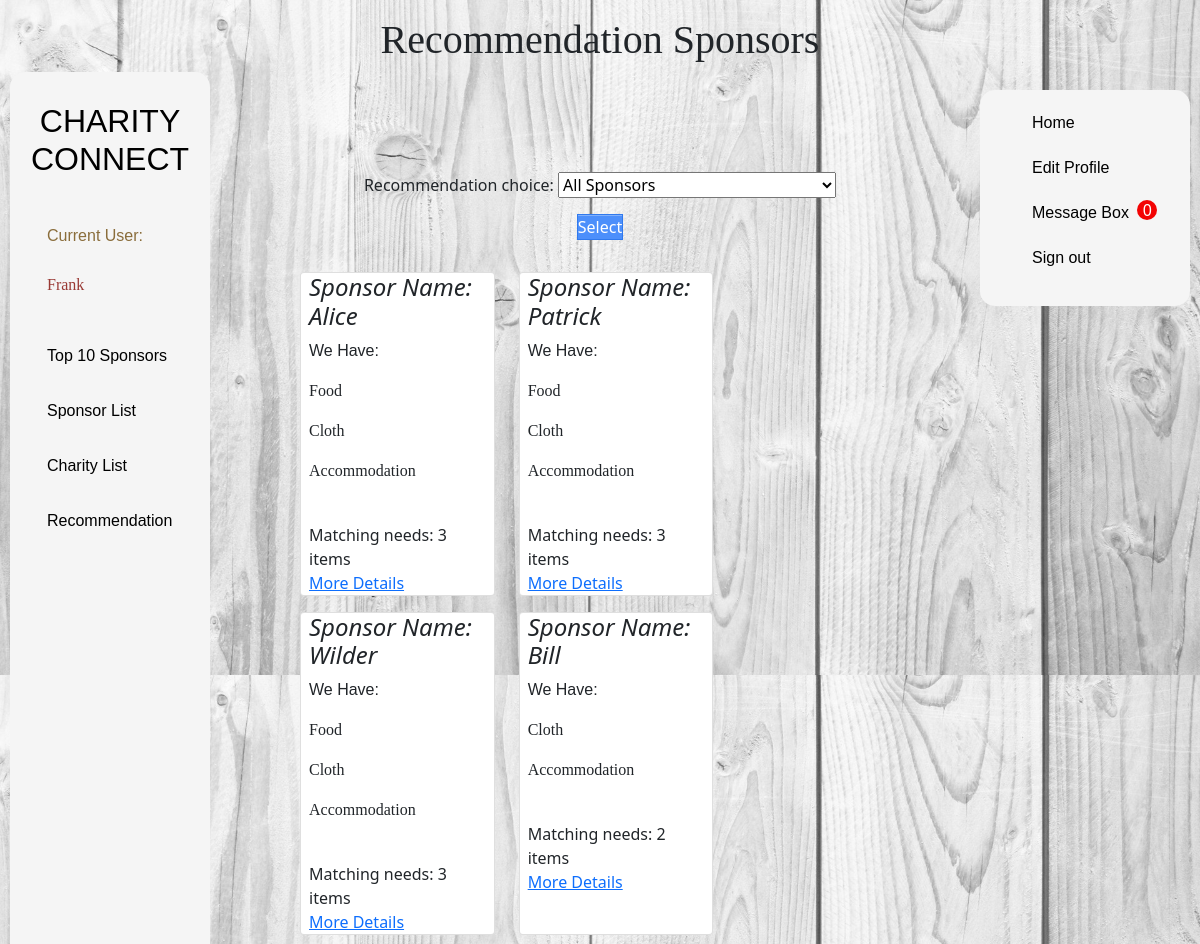
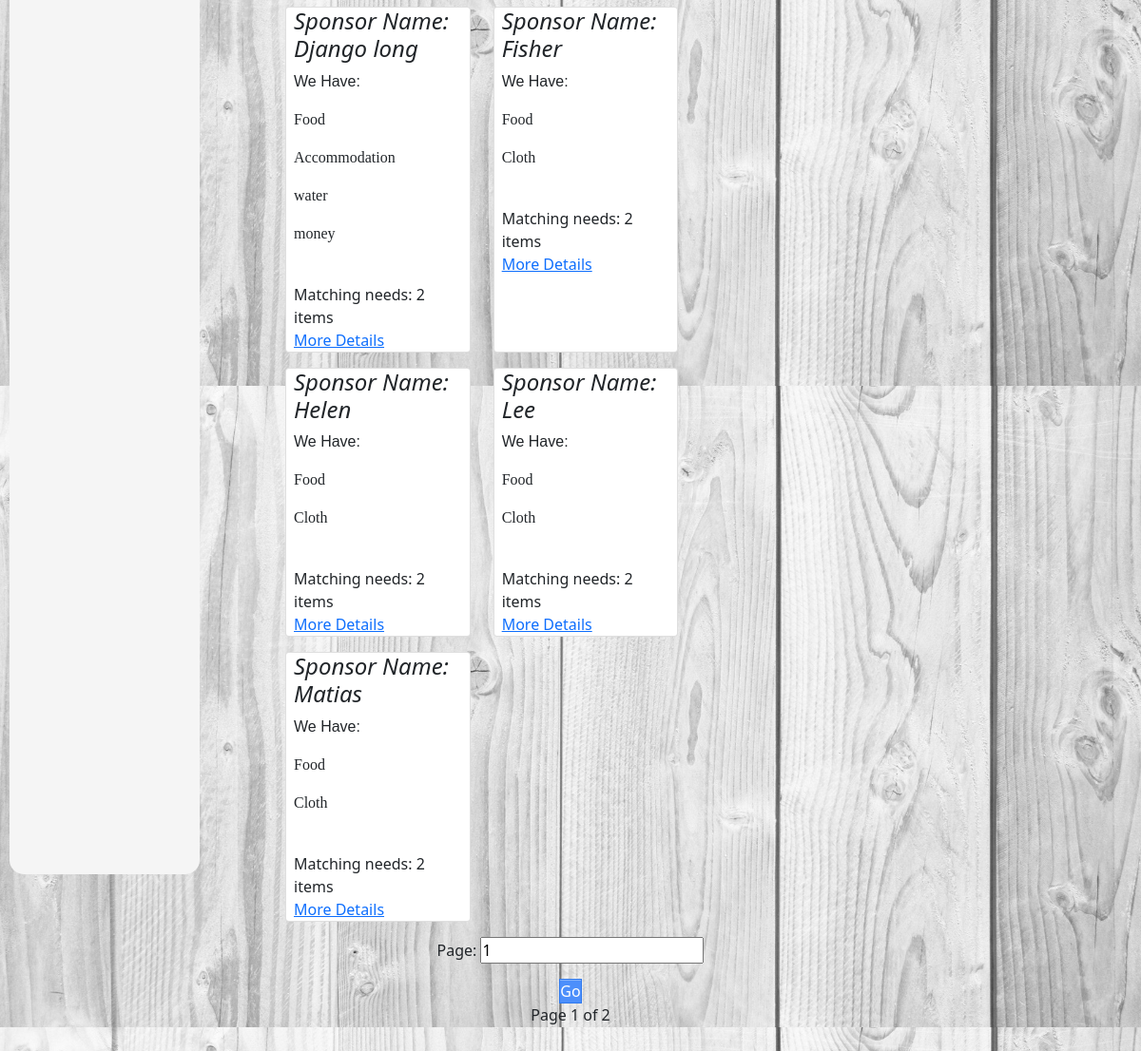
The app's page /recommendation/ (signed in) with its own data (2 pictures, top to bottom).
### cc/models.py (models this page shows)
class User(AbstractUser):
    email = models.EmailField(
        blank=True,
        unique=True,
        error_messages={
            'unique': "A user with that email already exists.",
        }
    )
    USER_TYPE_CHOICES = (
        (1, 'charity'),
        (2, 'sponsor'),
    )
    user_type = models.PositiveSmallIntegerField(choices=USER_TYPE_CHOICES)

class Provide(models.Model):
    username = models.ForeignKey('UserSponsor', to_field='username', on_delete=models.CASCADE)
    need = models.CharField(max_length=200)

class Message(models.Model):
    request_user = models.CharField(max_length=200)
    reply_user = models.CharField(max_length=200)
    message_request = models.TextField(max_length=2048)
    message_reply = models.TextField(max_length=2048)
    request_time = models.TextField(max_length=200)  # sydney time
    reply_time = models.TextField(max_length=200)
    MESSAGE_TYPE_CHOICES = (
        (1, 'unread'),
        (2, 'agree'),
        (3, 'disagree'),
    )
    message_type = models.PositiveSmallIntegerField(choices=MESSAGE_TYPE_CHOICES, default=1)

### cc/views.py (the view, shortened to what this page needs)
# urls.py: path('recommendation/', views.recommendation, name='recommendation'),
@login_required
def recommendation(request):
    if request.user.is_anonymous:
        signin_status = False
    else:
        signin_status = True
    request_user = request.user.username
    message_number = len(list(Message.objects.filter(reply_user=request_user, message_type=1).values()))
    request_user = request.user.username
    user_item = list(Need.objects.filter(username=request_user).values())
    need_list = []
    for ele in user_item:
        need_list.append(ele['need'])
    if need_list:
        sponsor_r = list(Provide.objects.values('username').filter(need__in=need_list).annotate(
            user_count=Count('username')).order_by('-user_count'))
    sponsor_r_list = []
    sponsor_r_dict = {}
    for ele in sponsor_r:
        sponsor_r_list.append(ele['username'])
        sponsor_r_dict[ele['username']] = ele['user_count']
    page = 0
    if request.method == 'GET':
        page_nums = 1
        recommendation_form = RecommendationForm
        page_form = PageForm
        if sponsor_r_list:
            sponsor_r_profile = list(
                UserSponsor.objects.filter(Q(connection__gte=0), username__in=sponsor_r_list).values('username',
                                                                                                     'long_name'))
        else:
            sponsor_r_profile = []
        if len(sponsor_r_profile) / 9 > int(len(sponsor_r_profile) / 9):
            page = int(len(sponsor_r_profile) / 9) + 1
        else:
            page = int(len(sponsor_r_profile) / 9)
        sponsor_r_profile = sorted(sponsor_r_profile, key=lambda x: sponsor_r_list.index(x['username']))[:9]
        user_item = list()
        for ele in sponsor_r_profile:
            user_item.append(
                (sponsor_r_dict[ele['username']], Provide.objects.filter(username_id__exact=ele['username']).values()))
        return_profile = zip(sponsor_r_profile, user_item)
    return_profile = zip(sponsor_r_profile, user_item)
    return render(request=request,
                  template_name="cc/recommendation.html",
                  context={"return_profile": return_profile,
                           "page_form": page_form,
                           "recommendation_form": recommendation_form,
                           "pages": page,
                           "page_nums": page_nums,
                           'signin_status': signin_status,
                           'current_user': request.user,
                           'message_number': message_number,
                           }
                  )

### templates/cc/recommendation.html (shortened to what this page needs)
{% extends 'base/base.html' %}
{% load static %}
{% block h1 %}Recommendation Sponsors{% endblock %}
{% block css %}
    <link rel="stylesheet" href="{% static 'cc/styles/lists.css' %}">
{% endblock %}
{% block body %}
    <center>
        <form method="POST" id="form1">
            {{ recommendation_form.as_p }}
        </form>
        <button class="blue" type="submit" onClick="submitAllDocumentForms()">Select</button>
    </center>
    <div>
        <div class="container" style="margin-right: 150px">
            <div class="row">
                <div class="row row-cols-1 row-cols-sm-3 g-3">
                    {% for sponsor,item in return_profile %}
                        <div class="card item-card card-block" style="max-width: 15rem; margin-right: 1.5rem">
                            <h4 class="card-title text-right"><i class="material-icons">Sponsor
                                Name: {{ sponsor.long_name }}</i></h4>
                            <p style="size: A4; font-family: sans-serif">We Have:</p>
                            {% for ele in item.1 %}
                                <p style="font-family: fantasy">{{ ele.need }}</p>
                            {% endfor %}
                            </br>Matching needs:
                            {{ item.0 }} items<br/>
                            <div class="d-flex justify-content-between align-items-center">
                                <div class="btn-group">
                                    <a href="{% url 'details' sponsor.username %}" class="blue">More
                                        Details</a>
                                </div>
                            </div>
                        </div>
                    {% endfor %}
                </div>
            </div>
        </div>
    </div>
    <center>
        <form method="POST" id="form2">
            {{ page_form.as_p }}
        </form>
        <button class="blue" type="submit" onClick="submitAllDocumentForms()">Go</button>
        <p>Page {{ page_nums }} of {{ pages }}</p>
    </center>
{% endblock %}

### templates/base/base.html (shortened to what this page needs)
{% load static %}
<!DOCTYPE html>
<html lang="en">
<head>
    <link rel="stylesheet" href="{% static 'cc/styles/base.css' %}">
    <link rel="stylesheet" href="{% static 'cc/Bootstrap5/bootstrap.min.css' %}">
    <link rel="stylesheet" href="{% static 'cc/font-awesome-4.7.0/css/font-awesome.css' %}">
    {% block css %}{% endblock %}
</head>
<center>
    <h1>{% block h1 %}Welcome!!{% endblock %}</h1>
</center>
<body>
<div class="wrapper">
    <div class="sidebar">
        <h2><a href="{% url 'home' %}" style="color: black; text-decoration: black; font-family: sans-serif">Charity Connect</a></h2>
        <ul>
            <li style="font-size: medium"><user>Current User: </user><br/>
                {% if signin_status %}
                <a href="{% url 'details' current_user %}"><p>{{ current_user }}</p></a>
                {% else %}
                <a href="{% url 'signin' %}"><p>Public</p></a>
                {% endif %}
            </li>
            <li><a href="{% url 'top_sponsors' %}">Top 10 Sponsors</a></li>
            <li><a href="{% url 'sponsor_list' %}">Sponsor List</a></li>
            <li><a href="{% url 'charity_list' %}">Charity List</a></li>
            {% if signin_status %}
                {% if current_user.user_type == 1 %}
                    <li><a href="{% url 'recommendation' %}">Recommendation</a></li>
                {% else %}
                    <li><a href="{% url 'search' %}">Search</a></li>
                {% endif %}
            {% endif %}
        </ul>
    </div>
    <div class="action">
        <div class="menu">
            <ul>
                <li><a href="{% url 'home' %}">Home</a></li>
                {% if signin_status %}
                    <li><a href="{% url 'edit' %}">Edit Profile</a></li>
                    <li><a href="{% url 'message_box' %}">Message Box </a>&nbsp;
                    <span style="border-radius: 50%; height: 20px; width: 20px; display: inline-block; background: #f30303; vertical-align: top;">
                    <span style="display: block; color: #FFFFFF; height: 20px; line-height: 20px; text-align: center"> {{ message_number }}</span>
                    </span>
                    </li>
                    <li><a href="{% url 'signout' %}">Sign out</a></li>
                {% else %}
                    <li><a href="{% url 'signin' %}">Signin</a></li>
                    <li><a href="{% url 'signup' %}">Signup</a></li>
                {% endif %}
            </ul>
        </div>
    </div>
    <div class="brain">
        {% block body %}{% endblock %}
    </div>
</div>
</body>
</html>

### cc/static/cc/styles/base.css (style rules this page uses)
* { box-sizing: border-box; margin: 0; padding: 0; list-style: none; text-decoration: none; }
.wrapper { display: flex; position: relative; }
.wrapper .sidebar { position: fixed; width: 200px; height: 80%; background: whitesmoke; padding: 30px 0; border-radius: 15px; margin-left: 10px; }
.wrapper .sidebar h2 { color: black; text-decoration: black; text-transform: uppercase; text-align: center; margin-bottom: 30px; font-family: sans-serif; cursor: pointer; }
.wrapper .sidebar ul li { padding: 15px; }
.wrapper .sidebar ul li a { display: inline-block; text-decoration: black; color: black; font-weight: 500; transition: 0.5s; margin-left: -10px; font-family: sans-serif; }
.wrapper .sidebar ul li user { color: #8a6d3b; display: block; font-family: sans-serif; margin-left: -10px; }
.wrapper .sidebar ul li p { color: #993934; font-family: cursive; }
.wrapper .sidebar ul li a p { color: #993934; font-family: cursive; }
.wrapper .action { position: fixed; top: 20px; right: 30px; }
.wrapper .brain { width: 100%; margin-left: 300px; margin-top: 100px; margin-right: 300px; margin-bottom: 200px; }
.wrapper .action .menu { position: absolute; top: 40px; right: -10px; padding: 10px 20px; background: whitesmoke; width: 170px; box-sizing: content-box; border-radius: 15px; margin-top: 30px; margin-right: -10px; }
.wrapper .action .menu ul li { list-style: none; padding: 10px 0; direction: initial; align-items: center; justify-content: center; }
.wrapper .action .menu ul li a { display: inline-block; text-decoration: black; color: black; font-weight: 500; transition: 0.5s; font-family: sans-serif; }
button.blue { color: white; background: #4C8FFB; border: 1px #3079ED solid; box-shadow: inset 0 1px 0 #80B0FB; }
body { background: url("../img/Light-Grey-Background-Wallpaper-63-images-.jpg"); background-size: 100%; }
h1 { font-family: fantasy; }

### cc/static/cc/styles/lists.css (style rules this page uses)
.item-card { transition:0.5s; cursor:pointer; padding-right: -100px; }
.card::before, .card::after { position: absolute; top: 0; right: 0; bottom: 0; left: 0; transform: scale3d(0, 0, 1); transition: transform .3s ease-out 0s; background: rgba(255, 255, 255, 0.1); content: ''; pointer-events: none; }
.card::before { transform-origin: left top; }
.card::after { transform-origin: right bottom; }

### records on screen
User: username "Frank"
Provide: need "Food"
Provide: need "Cloth"
Provide: need "Accommodation"
Provide: need "Food"
Provide: need "Cloth"
Provide: need "Accommodation"
Provide: need "Food"
Provide: need "Cloth"
Provide: need "Accommodation"
Provide: need "Cloth"
Provide: need "Accommodation"
Provide: need "Food"
Provide: need "Accommodation"
Provide: need "water"
Provide: need "money"
Provide: need "Food"
Provide: need "Cloth"
Provide: need "Food"
Provide: need "Cloth"
Message: long_name "Lee", message_type "2"
Provide: need "Food"
Provide: need "Cloth"
Provide: need "Food"
Provide: need "Cloth"

### other values on screen
{{ message_number }} "0"
{{ sponsor.long_name }} "Alice" "Patrick" "Wilder" "Bill" "Django long" "Fisher" "Helen" "Matias"
{{ item.0 }} "3" "3" "3" "2" "2" "2" "2" "2"
{{ page_nums }} "1"
{{ pages }} "2"
